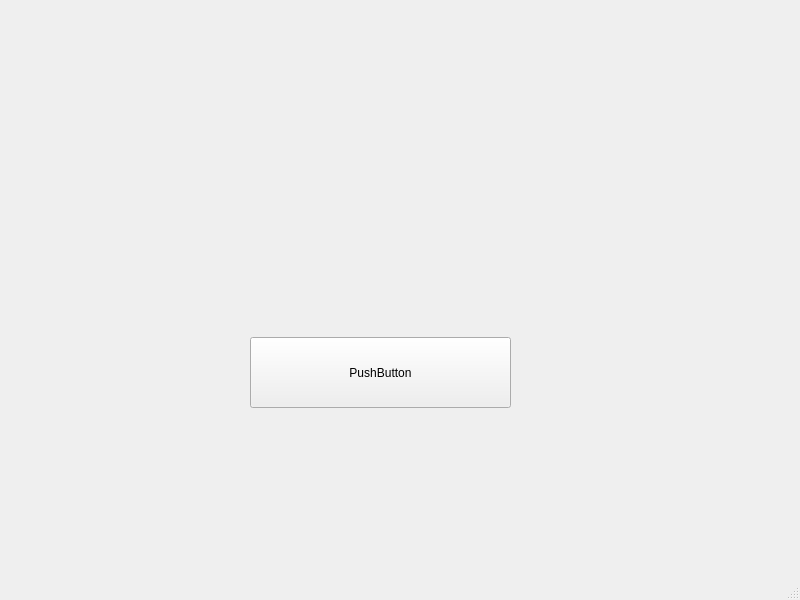
<?xml version="1.0" encoding="UTF-8"?>
<ui version="4.0">
 <class>MainWindow</class>
 <widget class="QMainWindow" name="MainWindow">
  <property name="geometry">
   <rect>
    <x>0</x>
    <y>0</y>
    <width>800</width>
    <height>600</height>
   </rect>
  </property>
  <property name="windowTitle">
   <string>MainWindow</string>
  </property>
  <widget class="QWidget" name="centralwidget">
   <widget class="QPushButton" name="pushButton">
    <property name="geometry">
     <rect>
      <x>250</x>
      <y>337</y>
      <width>261</width>
      <height>71</height>
     </rect>
    </property>
    <property name="text">
     <string>PushButton</string>
    </property>
   </widget>
  </widget>
  <widget class="QMenuBar" name="menubar">
   <property name="geometry">
    <rect>
     <x>0</x>
     <y>0</y>
     <width>800</width>
     <height>26</height>
    </rect>
   </property>
  </widget>
  <widget class="QStatusBar" name="statusbar"/>
 </widget>
 <resources/>
 <connections/>
</ui>
